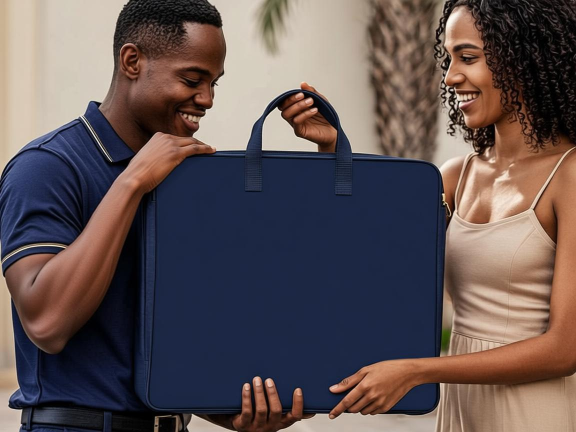
#> input picture work/image-rev5/carrier-v4-fix1.png, 1152 x 864 px, found by its file name (shown at 1/2 size)
$ python composite_k_printed2.py
#> lines starting #> are read from the running program, lines starting #| are printed output that depends on the picture; after the words box and inside, x2 and y2 are one past the last pixel; in counts of white or black regions, pixels touching at a corner belong together; pictures that were not available may be replaced by others from this repository, and a replacement may not be noted
#!/usr/bin/env python3
"""Phase 18 v2: print the brand K on the garment carrier using LUMINANCE
TRANSFER — the standard physical model for realistic logo mockups on fabric:
  - take the fabric's own per-pixel luminance (folds, weave, directional
    lighting all preserved automatically)
  - contrast-stretch it into a gold-ink brightness range
  - recolor with the gold hue/saturation (slightly desaturated print ink)
  - composite with ink coverage (density mottling + soft bleed edges)
The print's brightness now follows the scene lighting exactly, and the weave
shows through because it IS the fabric's own luminance.
"""
from PIL import Image, ImageFilter
import numpy as np
import math

DIR = '/home/z/my-project/work/image-rev5'
BASE = f'{DIR}/carrier-v4-fix1.png'
K_SRC = '/home/z/my-project/work/image-rev4/brand-k-alpha.png'
OUT = f'{DIR}/carrier-k-printed2.png'

# ---- tunables ----------------------------------------------------------
K_WIDTH = 190
Y_CENTER = 585
LEAN_DEG = 4.5
TAPER = 0.954
L_LO, L_HI = 0.40, 0.80      # gold-ink luminance range (0..1)
SAT = 0.78                    # print ink saturation (vs pure gold)
HUE = 46.0 / 360.0            # gold hue (~#D4AF37)
COVERAGE = 0.92               # max ink coverage (fabric ghost-through)
HF_BOOST = 0.45               # extra high-frequency (weave) passthrough
GAMMA = 0.85                  # shadow opening
GRAIN_SIGMA = 2.0
# ------------------------------------------------------------------------

img = Image.open(BASE).convert('RGB')
#> img is the input picture: PIL image 1152x864 RGB; mean R, G, B 96.5, 83.4, 83.9
a = np.asarray(img).astype(np.float32)

def panel_left(y):  return -0.054 * y + 318.2
def panel_right(y): return -0.173 * y + 881.6

kh = int(K_WIDTH * 667 / 643)
y_top, y_bot = Y_CENTER - kh // 2, Y_CENTER + kh // 2
cx_top = (panel_left(y_top) + panel_right(y_top)) / 2
w_bot = K_WIDTH * TAPER
lean_shift = kh * math.tan(math.radians(LEAN_DEG))
cx_bot = cx_top - lean_shift
quad = [
    (cx_top - K_WIDTH / 2, y_top), (cx_top + K_WIDTH / 2, y_top),
    (cx_bot + w_bot / 2, y_bot), (cx_bot - w_bot / 2, y_bot),
]
print('K quad:', [(round(x), round(y)) for x, y in quad])

# ---- warp K alpha -------------------------------------------------------
k = Image.open(K_SRC).convert('RGBA')
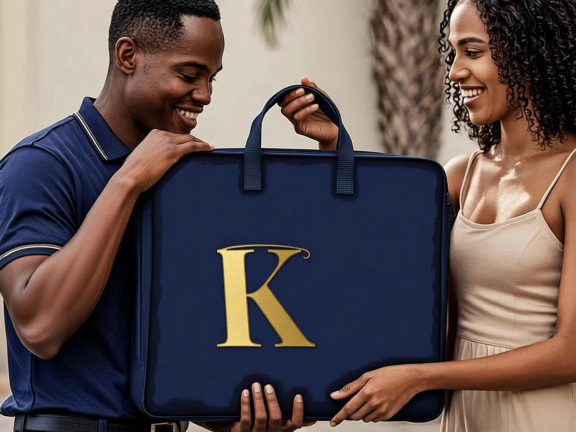
#> input picture work/image-rev5/carrier-k-hybrid1.png, 1152 x 864 px, given in place of brand-k-alpha.png, which was not available (shown at 1/2 size)
ss = 4
k_big = k.resize((K_WIDTH * ss, int(K_WIDTH * 667 / 643) * ss), Image.LANCZOS)
kw, khh = k_big.size
#> kw = 760; khh = 788

def find_coeffs(pa, pb):
    A = []
    for (x, y), (X, Y) in zip(pa, pb):
        A.append([x, y, 1, 0, 0, 0, -x * X, -y * X])
        A.append([0, 0, 0, x, y, 1, -x * Y, -y * Y])
    A = np.array(A, dtype=np.float64)
    B = np.array([c for p in pb for c in p], dtype=np.float64)
    return tuple(np.linalg.solve(A, B))

minx = min(p[0] for p in quad); miny = min(p[1] for p in quad)
maxx = max(p[0] for p in quad); maxy = max(p[1] for p in quad)
bw, bh = (int(math.ceil(maxx - minx)) + 2) * ss, (int(math.ceil(maxy - miny)) + 2) * ss
src_pts = [(0, 0), (kw, 0), (kw, khh), (0, khh)]
#> src_pts = [(0, 0), (760, 0), (760, 788), (0, 788)]
dst_pts = [((p[0] - minx) * ss, (p[1] - miny) * ss) for p in quad]
coeffs = find_coeffs(src_pts, dst_pts)
alpha_big = k_big.split()[3]
#> alpha_big: PIL image 760x788 L; every value is 255
warped = alpha_big.transform((bw, bh), Image.PERSPECTIVE, coeffs, resample=Image.BICUBIC)
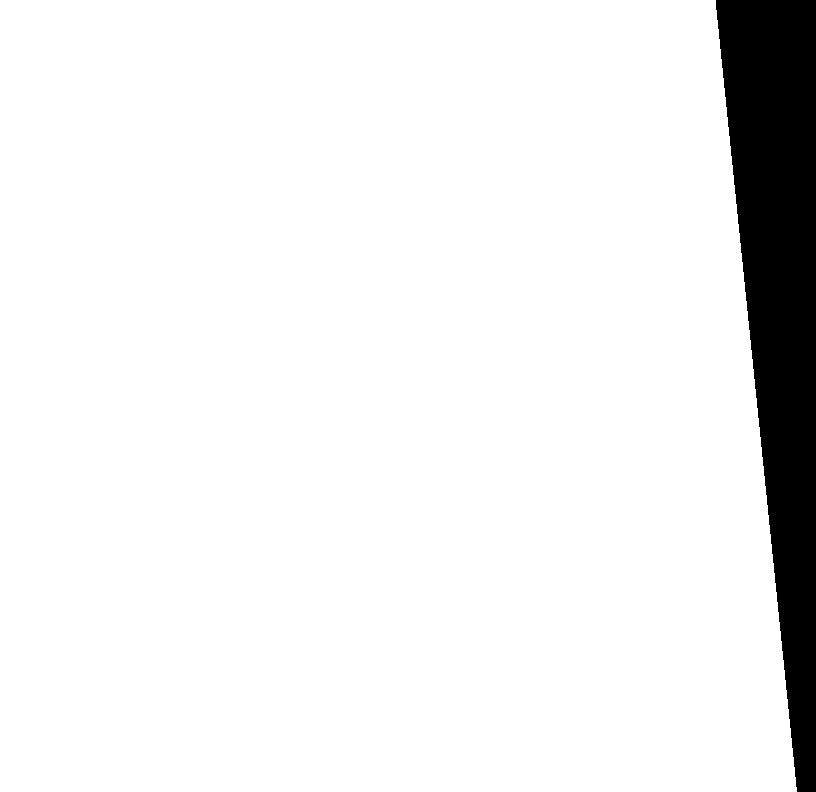
#> warped: PIL image 816x792 L; 92.7% white; 1 black region, box (x1, y1, x2, y2) and area: (716, 0, 816, 792) 47312
warped = warped.resize((bw // ss, bh // ss), Image.LANCZOS)
#> warped: PIL image 204x198 L
alpha = np.asarray(warped).astype(np.float32) / 255.0

# ---- fabric luminance under the K --------------------------------------
x0, y0 = int(minx), int(miny)
pw, ph = warped.size
#> pw = 204; ph = 198
region = img.crop((x0, y0, x0 + pw, y0 + ph))
reg = np.asarray(region).astype(np.float32)
lum = 0.2126 * reg[..., 0] + 0.7152 * reg[..., 1] + 0.0722 * reg[..., 2]  # Rec.709
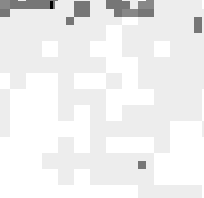
#> lum: shape (198, 204) float32; min 36.68, max 38.83, mean 38.7; drawn with min black and max white

# robust contrast stretch to [0,1]
p5, p95 = np.percentile(lum, 5), np.percentile(lum, 95)
#> p5 = 38.68; p95 = 38.83
f = np.clip((lum - p5) / max(p95 - p5, 1e-3), 0, 1) ** GAMMA
#> f: shape (198, 204) float32; values 0 (black) and 1 (white), 39.2% white; 7 white regions (2 under 20 px), largest, box (x1, y1, x2, y2) and area: (0, 73, 138, 198) 8578, (106, 89, 204, 198) 3514, (74, 17, 154, 121) 3200, (42, 41, 58, 57) 256, (154, 41, 170, 57) 256

# high-frequency residual (weave) added on top of the stretched map
low = np.asarray(region.convert('L').filter(ImageFilter.GaussianBlur(3))).astype(np.float32)
#> low: shape (198, 204) float32; values 38 (black) and 39 (white), 95.7% white; 5 black regions, box (x1, y1, x2, y2) and area: (106, 0, 154, 17) 664, (0, 0, 58, 17) 570, (66, 1, 90, 25) 320, (194, 17, 202, 33) 128, (138, 161, 146, 169) 64
hf = lum - low
f = np.clip(f + HF_BOOST * hf / 80.0, 0, 1)

print_L = L_LO + (L_HI - L_LO) * f

# ---- recolor: gold hue at print luminance ------------------------------
import colorsys
h = HUE
def hsl_to_rgb_vec(hh, ss_, ll):
    # vectorized HSL->RGB
    c = (1 - np.abs(2 * ll - 1)) * ss_
    x = c * (1 - np.abs(np.mod(hh * 6, 2) - 1))
    m = ll - c / 2
    r = np.zeros_like(c); g = np.zeros_like(c); b = np.zeros_like(c)
    cond = hh * 6 < 1; r[cond] = c[cond]; g[cond] = x[cond]
    cond = (hh * 6 >= 1) & (hh * 6 < 2); r[cond] = x[cond]; g[cond] = c[cond]
    cond = (hh * 6 >= 2) & (hh * 6 < 3); g[cond] = c[cond]; b[cond] = x[cond]
    cond = (hh * 6 >= 3) & (hh * 6 < 4); g[cond] = x[cond]; b[cond] = c[cond]
    cond = (hh * 6 >= 4) & (hh * 6 < 5); r[cond] = x[cond]; b[cond] = c[cond]
    cond = hh * 6 >= 5; r[cond] = c[cond]; b[cond] = x[cond]
    return (r + m, g + m, b + m)

pr, pg, pb = hsl_to_rgb_vec(np.full_like(print_L, h), np.full_like(print_L, SAT), print_L)
#> in hsl_to_rgb_vec, `cond = hh * 6 < 1`: cond: shape (198, 204) bool; every value is 1
#> in hsl_to_rgb_vec, `cond = (hh * 6 >= 1) & (hh * 6 < 2)`: cond: shape (198, 204) bool; every value is 0
#> in hsl_to_rgb_vec, `b[cond] = x[cond]`: b: shape (198, 204) float32; every value is 0
ink = np.stack([pr, pg, pb], axis=-1) * 255.0

# ---- coverage: density mottling + bleed --------------------------------
rng = np.random.default_rng(18)
mottle = np.asarray(
    Image.fromarray((rng.random((ph // 8 + 2, pw // 8 + 2)) * 255).astype(np.uint8))
    .filter(ImageFilter.GaussianBlur(3)).resize((pw, ph), Image.BILINEAR)
).astype(np.float32) / 255.0
density = 0.88 + 0.12 * mottle
cov = np.clip(alpha * density * COVERAGE, 0, 1)
cov_img = Image.fromarray((cov * 255).astype(np.uint8)).filter(ImageFilter.GaussianBlur(0.6))
cov = np.asarray(cov_img).astype(np.float32) / 255.0

grain = rng.normal(0, GRAIN_SIGMA, ink.shape)
ink = np.clip(ink + grain * (cov[..., None] > 0.05), 0, 255)

# ---- composite ----------------------------------------------------------
out = a.copy()
sub = out[y0:y0 + ph, x0:x0 + pw]
c = cov[..., None]
out[y0:y0 + ph, x0:x0 + pw] = sub * (1 - c) + ink * c
#> out: shape (864, 1152, 3) float32; mean R, G, B 102.6, 88.1, 84.3

# subtle ink-bleed halo
halo = Image.fromarray((alpha * 255).astype(np.uint8)).filter(
    ImageFilter.MaxFilter(5)).filter(ImageFilter.GaussianBlur(2.0))
halo_np = np.asarray(halo).astype(np.float32) / 255.0
halo_only = np.clip(halo_np - alpha, 0, 1) * 0.08
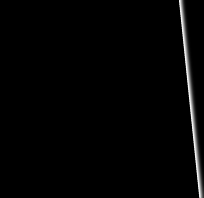
#> halo_only: shape (198, 204) float32; min 0, max 0.0615, mean 0.0009; drawn with min black and max white
sub2 = out[y0:y0 + ph, x0:x0 + pw]
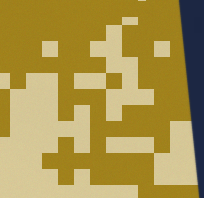
#> sub2: shape (198, 204, 3) float32; mean R, G, B 171.1, 149.6, 77.4
gold_dark = np.array([120.0, 95.0, 35.0])
out[y0:y0 + ph, x0:x0 + pw] = sub2 * (1 - halo_only[..., None]) + gold_dark * halo_only[..., None]
#> out: shape (864, 1152, 3) float32; mean R, G, B 102.6, 88.1, 84.3

Image.fromarray(np.clip(out, 0, 255).astype(np.uint8)).save(OUT)
print('saved', OUT)

dbg = Image.open(BASE).crop((220, 340, 860, 864))
comp = Image.open(OUT).crop((220, 340, 860, 864))
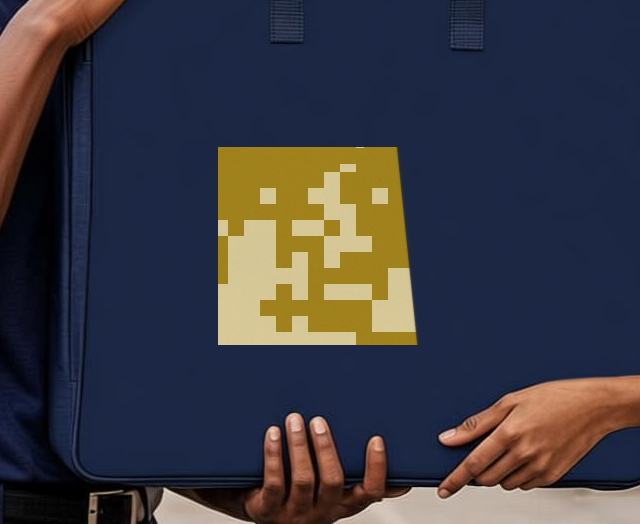
#> comp: PIL image 640x524 RGB; mean R, G, B 59.8, 58.4, 65.9
pair = Image.new('RGB', (dbg.width, dbg.height * 2 + 8), (255, 255, 255))
#> pair: PIL image 640x1056 RGB; every value is 255
pair.paste(dbg, (0, 0)); pair.paste(comp, (0, dbg.height + 8))
#> after `pair.paste(comp, (0, dbg.height + 8))`:
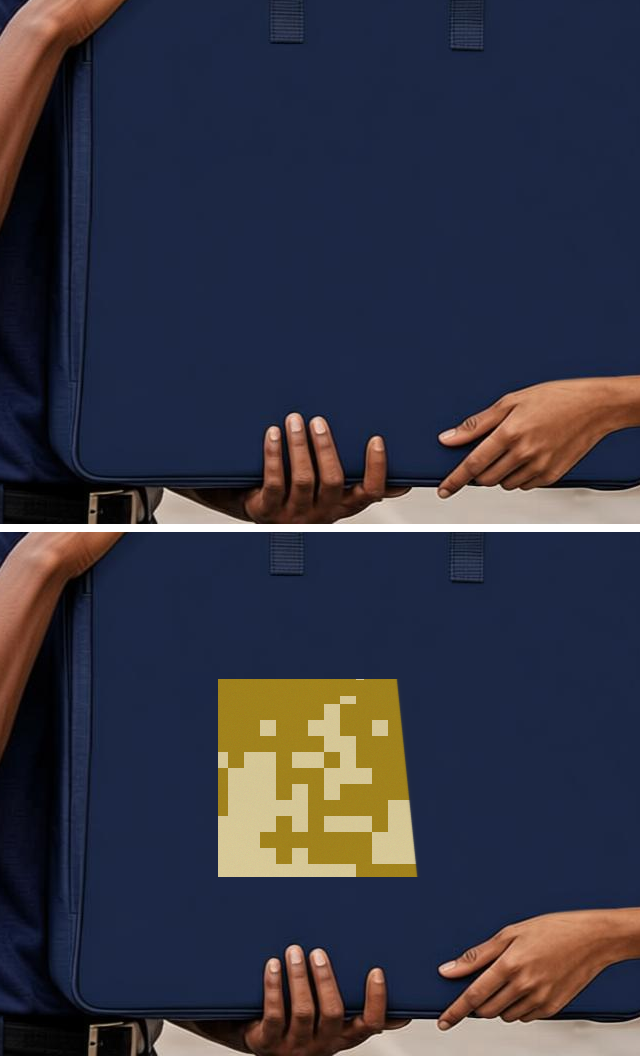
#> pair: PIL image 640x1056 RGB; mean R, G, B 52.8, 53.3, 66.7
pair.save(f'{DIR}/k-composite-debug2.png')
print('saved k-composite-debug2.png')
